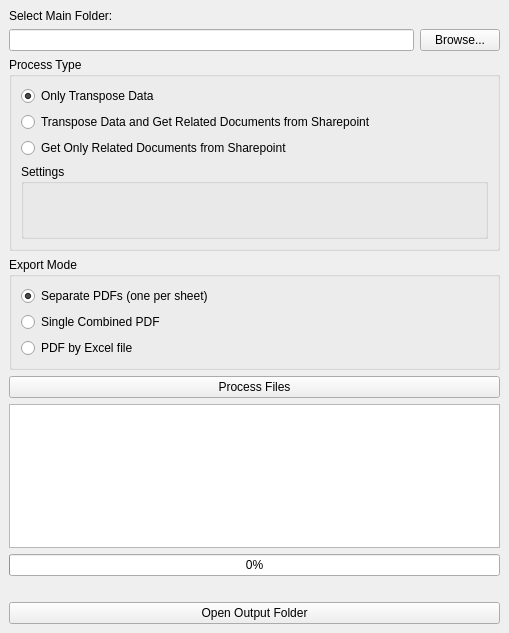
<?xml version='1.0' encoding='utf-8'?>
<ui version="4.0">
 <class>MainWindow</class>
 <widget class="QMainWindow" name="MainWindow">
  <property name="geometry">
   <rect>
    <x>0</x>
    <y>0</y>
    <width>509</width>
    <height>633</height>
   </rect>
  </property>
  <property name="windowTitle">
   <string>Data Flipper</string>
  </property>
  <widget class="QWidget" name="centralwidget">
   <layout class="QVBoxLayout" name="verticalLayout">
    <item>
     <widget class="QLabel" name="labelFolder">
      <property name="text">
       <string>Select Main Folder:</string>
      </property>
     </widget>
    </item>
    <item>
     <layout class="QHBoxLayout" name="horizontalLayoutPath">
      <item>
       <widget class="QLineEdit" name="txtFolderPath" />
      </item>
      <item>
       <widget class="QPushButton" name="btnSelectFolder">
        <property name="text">
         <string>Browse...</string>
        </property>
       </widget>
      </item>
     </layout>
    </item>
    <item>
     <widget class="QGroupBox" name="groupProcess">
      <property name="title">
       <string>Process Type</string>
      </property>
      <layout class="QVBoxLayout" name="verticalLayoutProcess">
       <item>
        <widget class="QRadioButton" name="radioProcTransposeOnly">
         <property name="text">
          <string>Only Transpose Data</string>
         </property>
         <property name="checked">
          <bool>true</bool>
         </property>
        </widget>
       </item>
       <item>
        <widget class="QRadioButton" name="radioProcTransposeAndDocs">
         <property name="text">
          <string>Transpose Data and Get Related Documents from Sharepoint</string>
         </property>
        </widget>
       </item>
       <item>
        <widget class="QRadioButton" name="radioProcDocsOnly">
         <property name="text">
          <string>Get Only Related Documents from Sharepoint</string>
         </property>
        </widget>
       </item>
      <item>
         <widget class="QGroupBox" name="groupUserInfo">
            <property name="title">
            <string>Settings</string>
            </property>
            <property name="visible">
            <bool>false</bool>
            </property>
            <layout class="QGridLayout" name="gridUserInfo">
            <item row="0" column="0">
            <widget class="QLabel" name="lblUserValue">
               <property name="text"><string></string></property>
            </widget>
            </item>
            <item row="1" column="0">
            <widget class="QLabel" name="lblEnvValue">
               <property name="text"><string></string></property>
            </widget>
            </item>
            </layout>
         </widget>
      </item>       
      </layout>
     </widget>
    </item>
    <item>
     <widget class="QGroupBox" name="groupExportMode">
      <property name="title">
       <string>Export Mode</string>
      </property>
      <layout class="QVBoxLayout">
       <item>
        <widget class="QRadioButton" name="radioSeparate">
         <property name="text">
          <string>Separate PDFs (one per sheet)</string>
         </property>
         <property name="checked">
          <bool>true</bool>
         </property>
        </widget>
       </item>
       <item>
        <widget class="QRadioButton" name="radioCombined">
         <property name="text">
          <string>Single Combined PDF</string>
         </property>
        </widget>
       </item>
       <item>
        <widget class="QRadioButton" name="radioPerFile">
         <property name="text">
          <string>PDF by Excel file</string>
         </property>
        </widget>
       </item>
      </layout>
     </widget>
    </item>
    <item>
     <widget class="QPushButton" name="btnProcess">
      <property name="text">
       <string>Process Files</string>
      </property>
     </widget>
    </item>
    <item>
     <widget class="QTextEdit" name="txtOutput">
      <property name="readOnly">
       <bool>true</bool>
      </property>
     </widget>
    </item>
    <item>
     <widget class="QProgressBar" name="progressBar">
      <property name="minimum">
       <number>0</number>
      </property>
      <property name="maximum">
       <number>100</number>
      </property>
      <property name="value">
       <number>0</number>
      </property>
      <property name="textVisible">
       <bool>true</bool>
      </property>
     </widget>
    </item>
    <item>
     <widget class="QLabel" name="lblStatus">
      <property name="text"><string />
      </property>
      <property name="alignment">
         <set>Qt::AlignCenter</set>
      </property>
     </widget>
    </item>
    <item>
     <widget class="QPushButton" name="btnOpenOutputFolder">
      <property name="text">
       <string>Open Output Folder</string>
      </property>
     </widget>
    </item>
   </layout>
  </widget>
 </widget>
 <resources />
 <connections />
</ui>
